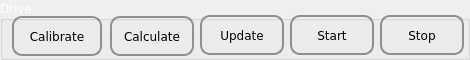
  <widget class="QGroupBox" name="grpDrive">
   <property name="geometry">
    <rect>
     <x>310</x>
     <y>460</y>
     <width>470</width>
     <height>60</height>
    </rect>
   </property>
   <property name="palette">
    <palette>
     <active>
      <colorrole role="WindowText">
       <brush brushstyle="SolidPattern">
        <color alpha="255">
         <red>255</red>
         <green>255</green>
         <blue>255</blue>
        </color>
       </brush>
      </colorrole>
      <colorrole role="Text">
       <brush brushstyle="SolidPattern">
        <color alpha="255">
         <red>255</red>
         <green>255</green>
         <blue>255</blue>
        </color>
       </brush>
      </colorrole>
      <colorrole role="ButtonText">
       <brush brushstyle="SolidPattern">
        <color alpha="255">
         <red>255</red>
         <green>255</green>
         <blue>255</blue>
        </color>
       </brush>
      </colorrole>
      <colorrole role="Base">
       <brush brushstyle="SolidPattern">
        <color alpha="255">
         <red>85</red>
         <green>0</green>
         <blue>0</blue>
        </color>
       </brush>
      </colorrole>
      <colorrole role="Shadow">
       <brush brushstyle="SolidPattern">
        <color alpha="255">
         <red>85</red>
         <green>0</green>
         <blue>0</blue>
        </color>
       </brush>
      </colorrole>
     </active>
     <inactive>
      <colorrole role="WindowText">
       <brush brushstyle="SolidPattern">
        <color alpha="255">
         <red>255</red>
         <green>255</green>
         <blue>255</blue>
        </color>
       </brush>
      </colorrole>
      <colorrole role="Text">
       <brush brushstyle="SolidPattern">
        <color alpha="255">
         <red>255</red>
         <green>255</green>
         <blue>255</blue>
        </color>
       </brush>
      </colorrole>
      <colorrole role="ButtonText">
       <brush brushstyle="SolidPattern">
        <color alpha="255">
         <red>255</red>
         <green>255</green>
         <blue>255</blue>
        </color>
       </brush>
      </colorrole>
      <colorrole role="Base">
       <brush brushstyle="SolidPattern">
        <color alpha="255">
         <red>85</red>
         <green>0</green>
         <blue>0</blue>
        </color>
       </brush>
      </colorrole>
      <colorrole role="Shadow">
       <brush brushstyle="SolidPattern">
        <color alpha="255">
         <red>85</red>
         <green>0</green>
         <blue>0</blue>
        </color>
       </brush>
      </colorrole>
     </inactive>
     <disabled>
      <colorrole role="WindowText">
       <brush brushstyle="SolidPattern">
        <color alpha="255">
         <red>255</red>
         <green>255</green>
         <blue>255</blue>
        </color>
       </brush>
      </colorrole>
      <colorrole role="Text">
       <brush brushstyle="SolidPattern">
        <color alpha="255">
         <red>255</red>
         <green>255</green>
         <blue>255</blue>
        </color>
       </brush>
      </colorrole>
      <colorrole role="ButtonText">
       <brush brushstyle="SolidPattern">
        <color alpha="255">
         <red>255</red>
         <green>255</green>
         <blue>255</blue>
        </color>
       </brush>
      </colorrole>
      <colorrole role="Base">
       <brush brushstyle="SolidPattern">
        <color alpha="255">
         <red>108</red>
         <green>108</green>
         <blue>107</blue>
        </color>
       </brush>
      </colorrole>
      <colorrole role="Shadow">
       <brush brushstyle="SolidPattern">
        <color alpha="255">
         <red>85</red>
         <green>0</green>
         <blue>0</blue>
        </color>
       </brush>
      </colorrole>
     </disabled>
    </palette>
   </property>
   <property name="font">
    <font>
     <family>DejaVu Sans</family>
    </font>
   </property>
   <property name="title">
    <string>Drive</string>
   </property>
   <widget class="QPushButton" name="butDrive">
    <property name="geometry">
     <rect>
      <x>290</x>
      <y>15</y>
      <width>84</width>
      <height>40</height>
     </rect>
    </property>
    <property name="font">
     <font>
      <family>DejaVu Sans</family>
     </font>
    </property>
    <property name="focusPolicy">
     <enum>Qt::NoFocus</enum>
    </property>
    <property name="styleSheet">
     <string notr="true"> QPushButton {
     border: 2px solid #8f8f91;
     border-radius: 10px;
     background-color: qlineargradient(x1: 0, y1: 0, x2: 0, y2: 1,
                                       stop: 0 #f6f7fa, stop: 1 #dadbde);
     min-width: 80px;
 }

 QPushButton:pressed {
     background-color: qlineargradient(x1: 0, y1: 0, x2: 0, y2: 1,
                                       stop: 0 #dadbde, stop: 1 #f6f7fa);
 }

 QPushButton:flat {
     border: none; /* no border for a flat push button */
 }

 QPushButton:default {
     border-color: navy; /* make the default button prominent */
 }</string>
    </property>
    <property name="text">
     <string>Start</string>
    </property>
   </widget>
   <widget class="QPushButton" name="butStop">
    <property name="geometry">
     <rect>
      <x>380</x>
      <y>15</y>
      <width>84</width>
      <height>40</height>
     </rect>
    </property>
    <property name="font">
     <font>
      <family>DejaVu Sans</family>
     </font>
    </property>
    <property name="focusPolicy">
     <enum>Qt::NoFocus</enum>
    </property>
    <property name="styleSheet">
     <string notr="true"> QPushButton {
     border: 2px solid #8f8f91;
     border-radius: 10px;
     background-color: qlineargradient(x1: 0, y1: 0, x2: 0, y2: 1,
                                       stop: 0 #f6f7fa, stop: 1 #dadbde);
     min-width: 80px;
 }

 QPushButton:pressed {
     background-color: qlineargradient(x1: 0, y1: 0, x2: 0, y2: 1,
                                       stop: 0 #dadbde, stop: 1 #f6f7fa);
 }

 QPushButton:flat {
     border: none; /* no border for a flat push button */
 }

 QPushButton:default {
     border-color: navy; /* make the default button prominent */
 }</string>
    </property>
    <property name="text">
     <string>Stop</string>
    </property>
   </widget>
   <widget class="QPushButton" name="butCalculate">
    <property name="geometry">
     <rect>
      <x>110</x>
      <y>16</y>
      <width>84</width>
      <height>40</height>
     </rect>
    </property>
    <property name="font">
     <font>
      <family>DejaVu Sans</family>
     </font>
    </property>
    <property name="focusPolicy">
     <enum>Qt::NoFocus</enum>
    </property>
    <property name="styleSheet">
     <string notr="true"> QPushButton {
     border: 2px solid #8f8f91;
     border-radius: 10px;
     background-color: qlineargradient(x1: 0, y1: 0, x2: 0, y2: 1,
                                       stop: 0 #f6f7fa, stop: 1 #dadbde);
     min-width: 80px;
 }

 QPushButton:pressed {
     background-color: qlineargradient(x1: 0, y1: 0, x2: 0, y2: 1,
                                       stop: 0 #dadbde, stop: 1 #f6f7fa);
 }

 QPushButton:flat {
     border: none; /* no border for a flat push button */
 }

 QPushButton:default {
     border-color: navy; /* make the default button prominent */
 }</string>
    </property>
    <property name="text">
     <string>Calculate</string>
    </property>
   </widget>
   <widget class="QPushButton" name="butUpdate">
    <property name="geometry">
     <rect>
      <x>200</x>
      <y>15</y>
      <width>84</width>
      <height>40</height>
     </rect>
    </property>
    <property name="font">
     <font>
      <family>DejaVu Sans</family>
     </font>
    </property>
    <property name="focusPolicy">
     <enum>Qt::NoFocus</enum>
    </property>
    <property name="styleSheet">
     <string notr="true"> QPushButton {
     border: 2px solid #8f8f91;
     border-radius: 10px;
     background-color: qlineargradient(x1: 0, y1: 0, x2: 0, y2: 1,
                                       stop: 0 #f6f7fa, stop: 1 #dadbde);
     min-width: 80px;
 }

 QPushButton:pressed {
     background-color: qlineargradient(x1: 0, y1: 0, x2: 0, y2: 1,
                                       stop: 0 #dadbde, stop: 1 #f6f7fa);
 }

 QPushButton:flat {
     border: none; /* no border for a flat push button */
 }

 QPushButton:default {
     border-color: navy; /* make the default button prominent */
 }</string>
    </property>
    <property name="text">
     <string>Update</string>
    </property>
   </widget>
   <widget class="QPushButton" name="pushButton">
    <property name="geometry">
     <rect>
      <x>12</x>
      <y>16</y>
      <width>90</width>
      <height>40</height>
     </rect>
    </property>
    <property name="font">
     <font>
      <family>DejaVu Sans</family>
     </font>
    </property>
    <property name="styleSheet">
     <string notr="true"> QPushButton {
     border: 2px solid #8f8f91;
     border-radius: 10px;
     background-color: qlineargradient(x1: 0, y1: 0, x2: 0, y2: 1,
                                       stop: 0 #f6f7fa, stop: 1 #dadbde);
     min-width: 80px;
 }

 QPushButton:pressed {
     background-color: qlineargradient(x1: 0, y1: 0, x2: 0, y2: 1,
                                       stop: 0 #dadbde, stop: 1 #f6f7fa);
 }

 QPushButton:flat {
     border: none; /* no border for a flat push button */
 }

 QPushButton:default {
     border-color: navy; /* make the default button prominent */
 }</string>
    </property>
    <property name="text">
     <string>Calibrate</string>
    </property>
   </widget>
  </widget>
